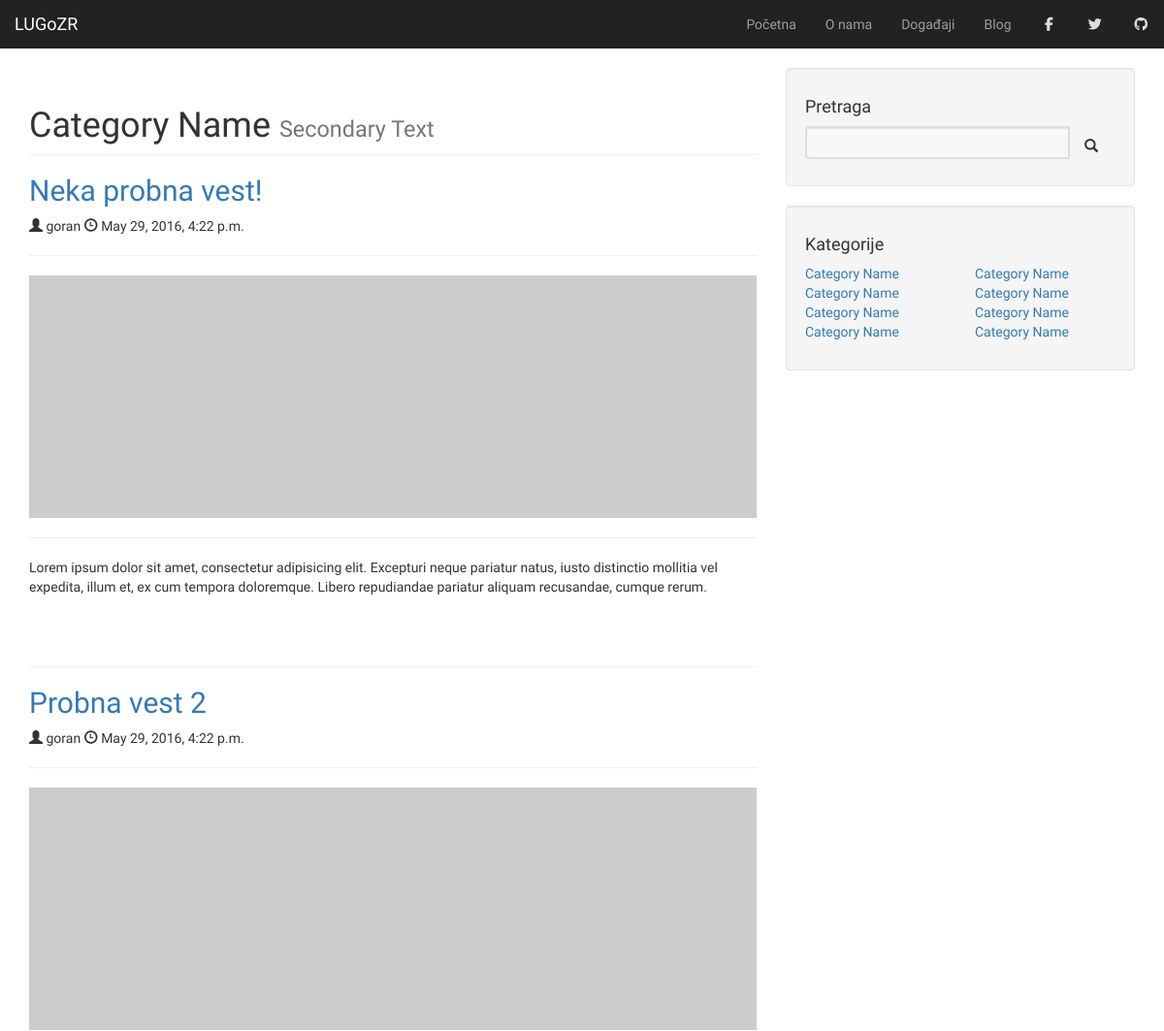
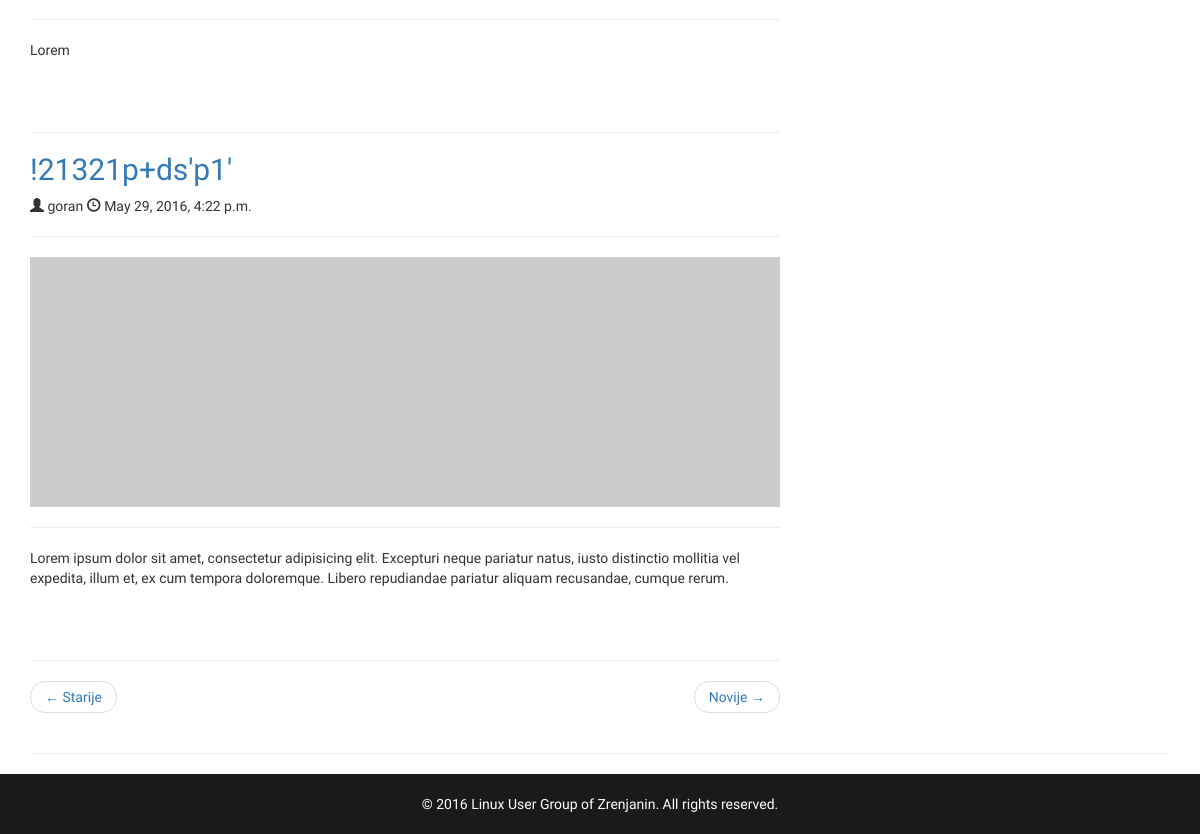
Screenshot of /blog/ with the database file from the repository (2 pictures, top to bottom).
### sajt/models.py (models this page shows, shortened)
class News(models.Model):
    title = models.CharField(max_length=70)
    author = models.ForeignKey(settings.AUTH_USER_MODEL)
    content = models.TextField()
    picture = models.ImageField(upload_to="static", blank=True)
    publish_date = models.DateTimeField()
    create_date = models.DateTimeField()
    category = models.ForeignKey('Category')

### sajt/views.py (the view)
# urls.py: url(r'^blog/$', views.blog, name='blog'),
def blog(request):
    return TemplateResponse(request, "blog.html", {"items": News.objects.all()})

### templates/blog.html (shortened to what this page needs)
{% extends "base.html" %}
{% load static %}
{% block content %}
            <div class="container">
                <div class="row">
                    <div class="col-md-8">
                        <h1 class="page-header">
                            Category Name
                            <small>Secondary Text</small>
                        </h1>
                        {% for item in items %}
                        <h2>
                            <a href="/blog/{{ item.pk }}">{{ item.title }}</a>
                        </h2>
                        <p><span class="glyphicon glyphicon-user"></span> {{ item.author }} <span class="glyphicon glyphicon-time"></span> {{ item.publish_date }}</p>
                        <hr>
                        <img class="img-responsive" src="http://placehold.it/900x300" alt="">
                        <hr>
                        <p>{{ item.content }}</p>
                        <a class="btn btn-primary" href="#">Pročitaj više <span class="glyphicon glyphicon-chevron-right"></span></a>
                        <hr>
                        {% endfor %}
                        <ul class="pager">
                            <li class="previous">
                                <a href="#">&larr; Starije</a>
                            </li>
                            <li class="next">
                                <a href="#">Novije &rarr;</a>
                            </li>
                        </ul>
                    </div>
                    <div class="col-md-4">
                        <div class="well">
                            <h4>Pretraga</h4>
                            <div class="input-group">
                                <input type="text" class="form-control">
                                <span class="input-group-btn">
                                    <button class="btn btn-default" type="button">
                                        <span class="glyphicon glyphicon-search"></span>
                                </button>
                                </span>
                            </div>
                        </div>
                        <div class="well">
                            <h4>Kategorije</h4>
                            <div class="row">
                                <div class="col-lg-6">
                                    <ul class="list-unstyled">
                                        <li><a href="#">Category Name</a>
                                        </li>
                                        <li><a href="#">Category Name</a>
                                        </li>
                                        <li><a href="#">Category Name</a>
                                        </li>
                                        <li><a href="#">Category Name</a>
                                        </li>
                                    </ul>
                                </div>
                                <div class="col-lg-6">
                                    <ul class="list-unstyled">
                                        <li><a href="#">Category Name</a>
                                        </li>
                                        <li><a href="#">Category Name</a>
                                        </li>
                                        <li><a href="#">Category Name</a>
                                        </li>
                                        <li><a href="#">Category Name</a>
                                        </li>
                                    </ul>
                                </div>
                            </div>
                        </div>
                    </div>
                </div>
                <hr>
            </div>
{% endblock %}

### templates/base.html (shortened to what this page needs)
{% load staticfiles %}
<!DOCTYPE html>
<html>
    <head>
        <link rel="stylesheet" href="https://maxcdn.bootstrapcdn.com/bootstrap/3.3.6/css/bootstrap.min.css">
        <link rel="stylesheet" href="https://cdnjs.cloudflare.com/ajax/libs/animate.css/3.5.1/animate.min.css" />
        <link rel="stylesheet" href="https://maxcdn.bootstrapcdn.com/font-awesome/4.6.3/css/font-awesome.min.css">
        <link rel="stylesheet" href="{% static "css/main.css" %}">
    </head>
    <body>
        <div id="wrapper">
            <nav class="navbar navbar-inverse navbar-fixed-top" id="navbar">
                <div class="container-fluid">
                    <div class="navbar-header">
                        <a class="navbar-brand" href="/">LUGoZR</a>
                    </div>
                    <div class="collapse navbar-collapse" id="navigation">
                        <ul class="nav navbar-nav navbar-right">
                            <li><a href="/">Početna</a></li>
                            <li><a href="#">O nama</a></li>
                            <li><a href="#">Događaji</a></li>
                            <li><a href="/blog/">Blog</a></li>
                            <li><a id="facebook" target="_blank" href="https://www.facebook.com/LUGZR/?fref=ts"><i class="fa fa-fw fa-facebook"></i></a></li>
                            <li><a id="twitter" target="_blank" href="https://twitter.com/lugozr"><i class="fa fa-fw fa-twitter"></i></a></li>
                            <li><a id="github" target="_blank" href="https://github.com/lugozr"><i class="fa fa-fw fa-github"></i></a></li>
                        </ul>
                    </div>
                </div>
            </nav>
            {% block content %}
            {% endblock %}
<footer>
                <div id="copyright">&copy; 2016 Linux User Group of Zrenjanin. All rights reserved.</div>
            </footer>
        </div>
    </body>
</html>

### sajt/static/css/main.css (style rules this page uses)
body { position: relative; overflow-x: hidden; }
body, html { height: 100%; background-color: #ffffff; }
* { font-family: "Open Sans", sans-serif; }
a { text-decoration: none; }
.btn { padding: 11px 16px; margin: 0; background: transparent; font-family: "Open Sans", sans-serif; font-weight: 600; font-size: 14px; display: inline-block; letter-spacing: 2px; border: 5px; -moz-transition: all 0.5s ease; -webkit-transition: all 0.5s ease; -ms-transition: all 0.5s ease; transition: all 0.5s ease; }
#wrapper { -moz-transition: all 0.5s ease; -webkit-transition: all 0.5s ease; -ms-transition: all 0.5s ease; transition: all 0.5s ease; padding-left: 0; height: 100%; }
.form-control { border: 2px solid #dddddd; background: rgba(255, 255, 255, 0.2); color: #ffffff; -moz-transition: all _duration ease; -webkit-transition: all _duration ease; -ms-transition: all _duration ease; transition: all _duration ease; }
nav#navbar { -moz-transition: all _druation(transition) ease; -webkit-transition: all _druation(transition) ease; -ms-transition: all _druation(transition) ease; transition: all _druation(transition) ease; font-weight: 500; border: none; }
nav#navbar div.container-fluid div.navbar-collapse ul.navbar-nav { text-align: center; }
nav#navbar div.container-fluid div.navbar-collapse ul.navbar-nav li a { -moz-transition: all 0.5s ease; -webkit-transition: all 0.5s ease; -ms-transition: all 0.5s ease; transition: all 0.5s ease; }
nav#navbar div.container-fluid div.navbar-collapse ul.navbar-nav li #facebook { color: #dddddd; font-size: 14px; }
nav#navbar div.container-fluid div.navbar-collapse ul.navbar-nav li #twitter { color: #dddddd; font-size: 14px; }
nav#navbar div.container-fluid div.navbar-collapse ul.navbar-nav li #github { color: #dddddd; font-size: 14px; }
footer { background: #1a1a1a; padding: 20px 10px; text-align: center; color: #ffffff; }

### templates/blog.html (style rules this page uses)
body { padding-top: 70px; }

### rows the page displays
News: title "Neka probna vest!", author "goran", publish_date "May 29, 2016, 4:22 p.m.", content "Lorem ipsum dolor sit amet, consectetur adipisicing elit. Excepturi neque pariatur natus, iusto distinctio mollitia vel expedita, illum et, ex cum tempora doloremque. Libero repudiandae pariatur aliquam recusandae, cumque rerum."
News: title "Probna vest 2", author "goran", publish_date "May 29, 2016, 4:22 p.m.", content "Lorem"
News: title "!21321p+ds'p1'", author "goran", publish_date "May 29, 2016, 4:22 p.m.", content "Lorem ipsum dolor sit amet, consectetur adipisicing elit. Excepturi neque pariatur natus, iusto distinctio mollitia vel expedita, illum et, ex cum tempora doloremque. Libero repudiandae pariatur aliquam recusandae, cumque rerum."
